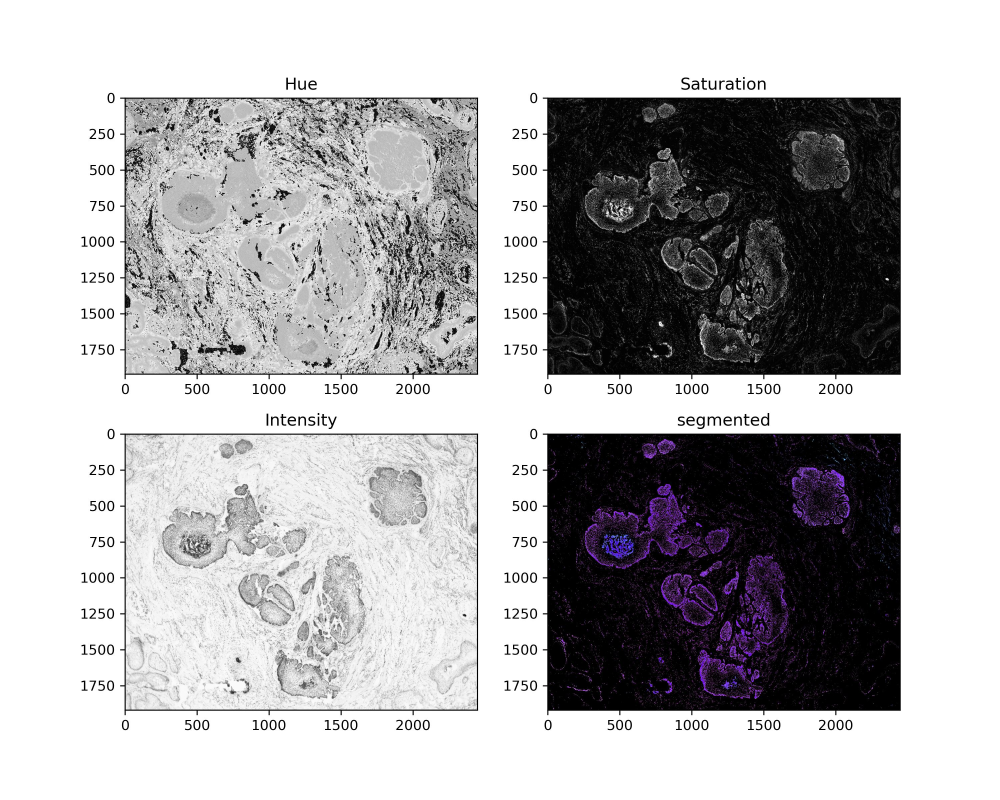
#> input picture HW4/r12921059/images/2_color_segmentation_sol1.jpg, 3000 x 2400 px, given in place of steak.jpg, which was not available (shown at 1/3 size)
$ python p1.py   (Python 2 division)
#> lines starting #> are read from the running program, lines starting #| are printed output that depends on the picture; pictures that were not available may be replaced by others from this repository, and a replacement may not be noted
#> further down, origin_img is the input picture: shape (2400, 3000, 3); mean B, G, R 181.1, 179.7, 180.5
import numpy as np
import cv2
from matplotlib import pyplot as plt

def plot_two_histo(origin_img, processed_img, process_title):
    file_name = "./images/1_comparison_steak.jpg"

    plt.subplot(1, 2, 1)
    plt.title('origin_img')
    plt.axis('off')
    plt.imshow(cv2.cvtColor(origin_img, cv2.COLOR_BGR2RGB))

    plt.subplot(1, 2, 2)
    plt.title(process_title)
    plt.axis('off')
    plt.imshow(cv2.cvtColor(processed_img, cv2.COLOR_BGR2RGB))
    plt.savefig(file_name, bbox_inches='tight', dpi=800)
    plt.show()
    return

# [10 lines left out: function contrast_limited_AHE, not called in this run]

def unsharp_mask(img, k):

    img = cv2.cvtColor(img.astype(np.uint8), cv2.COLOR_BGR2HSV)
    h, s, v = cv2.split(img)
    median_v = cv2.medianBlur(v, 13)

    # output = (1+k)*origin - k*blurred
    v = cv2.addWeighted(v, 1+k, median_v, -k, 0)
    enhanced_img = cv2.merge((h,s,v))
    enhanced_img = cv2.cvtColor(enhanced_img, cv2.COLOR_HSV2BGR)

    return enhanced_img

def histogram_equalize(img):

    img = cv2.cvtColor(img.astype(np.uint8), cv2.COLOR_BGR2HSV)
#> img: shape (2400, 3000, 3); mean H, S, V 5.6, 8, 182.2
    h, s, v = cv2.split(img)
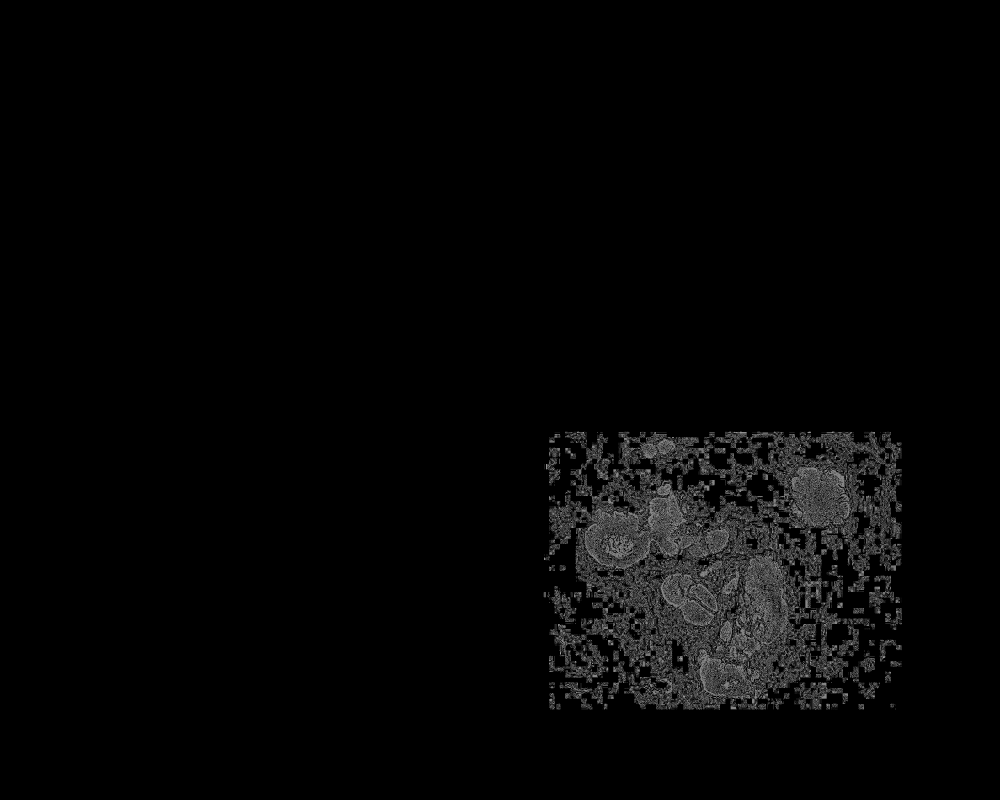
#> h: shape (2400, 3000) (shown at 1/3 size); min 0, max 179, mean 5.6
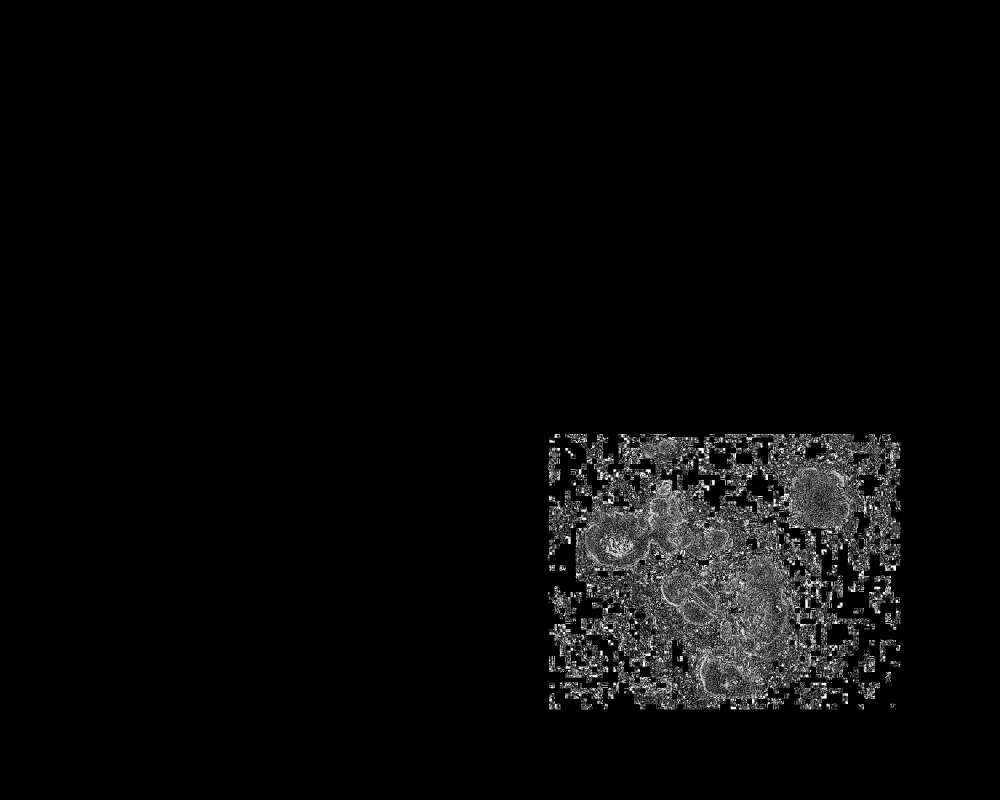
#> s: shape (2400, 3000) (shown at 1/3 size); min 0, max 255, mean 8

    v=cv2.equalizeHist(v)
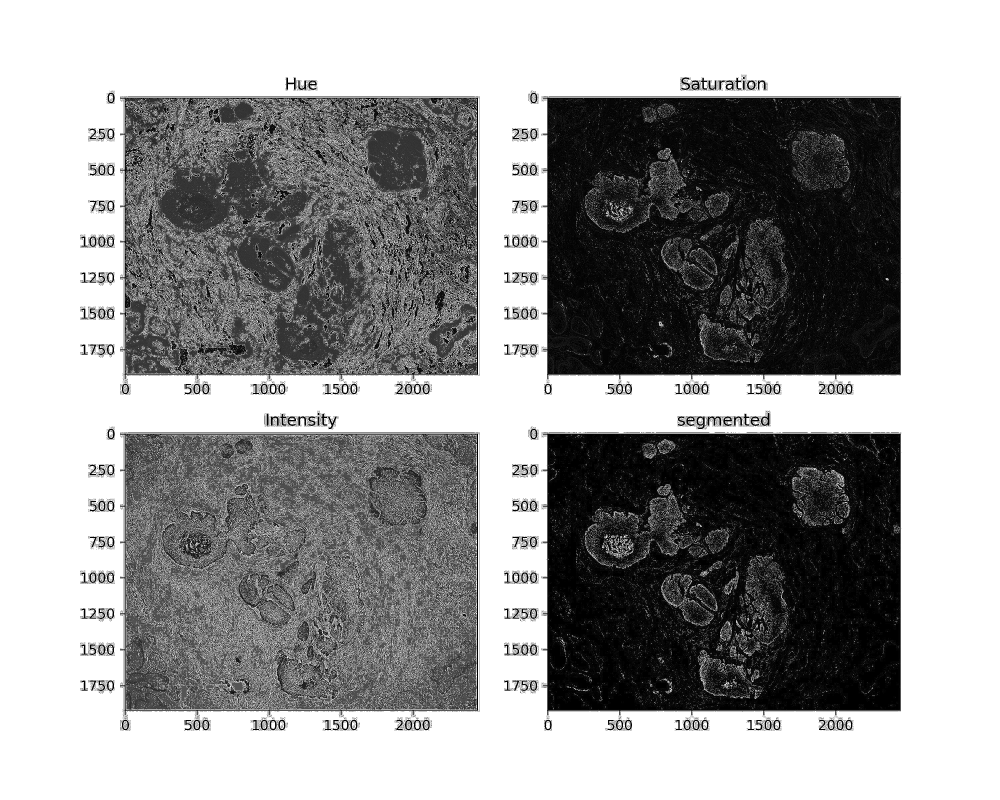
#> v: shape (2400, 3000) (shown at 1/3 size); min 0, max 255, mean 155.8
    enhanced_img = cv2.merge((h,s,v))
#> enhanced_img: shape (2400, 3000, 3); mean H, S, V 5.6, 8, 155.8
    enhanced_img = cv2.cvtColor(enhanced_img, cv2.COLOR_HSV2BGR)
#> in unsharp_mask, `median_v = cv2.medianBlur(v, 13)`:
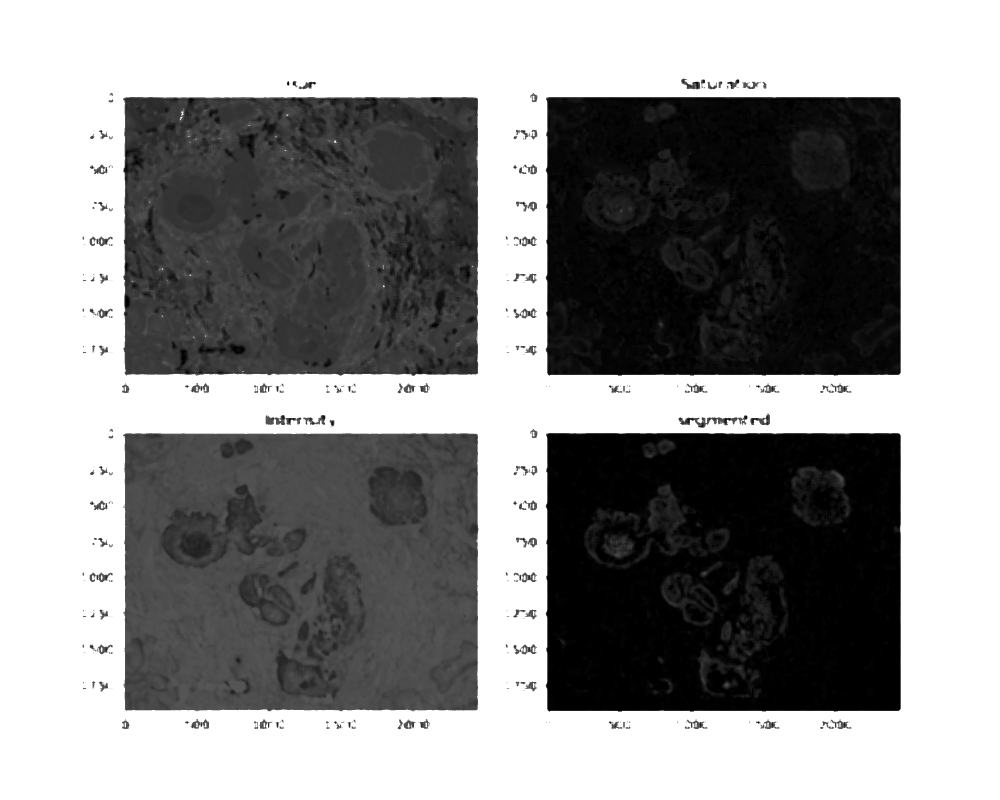
#> median_v: shape (2400, 3000) (shown at 1/3 size); min 0, max 255, mean 146.2

    return enhanced_img

def gamma_transformation(origin_img, gamma):
    origin_img = origin_img.astype(np.uint8)

    # 把對應的值畫成table，之後直接查表
    gamma_table = np.array(
        [((i / 255.0) ** gamma) * 255 for i in np.arange(0, 256)]).astype(np.uint8)
    output_img = cv2.LUT(origin_img, gamma_table)

    return output_img

def enhance_meaty_part(img, gamma):
    b, g, r = cv2.split(img)
    r = gamma_transformation(r, gamma)
    enhanced_img = cv2.merge((b, g, r))

    return enhanced_img

def sharpen(img):

    kernel = np.array([[0, -1, 0],
                       [-1, 5, -1],
                       [0, -1, 0]])

    img = cv2.cvtColor(img.astype(np.uint8), cv2.COLOR_BGR2HSV)
    h, s, v = cv2.split(img)

    v = cv2.filter2D(v, -1, kernel)

    enhanced_img = cv2.merge((h,s,v))
    enhanced_img = cv2.cvtColor(enhanced_img.astype(np.uint8), cv2.COLOR_HSV2BGR)

    return enhanced_img

def brightness_contrast(img, brightness, contrast):
    # 調整圖片的brightness和contrast
#> called with brightness = 5, contrast = 15
    img = cv2.cvtColor(img.astype(np.uint8), cv2.COLOR_BGR2HSV)
#> img: shape (2400, 3000, 3); mean H, S, V 5.6, 8.3, 155.8
    h, s, v = cv2.split(img)

    v = v * (contrast/127+1) - contrast + brightness
    v = np.clip(v, 0, 255).astype(np.uint8)

    enhanced_img = cv2.merge((h,s,v))
#> enhanced_img: shape (2400, 3000, 3); mean H, S, V 5.6, 8.3, 190.6
    enhanced_img = cv2.cvtColor(enhanced_img.astype(np.uint8), cv2.COLOR_HSV2BGR)

    return enhanced_img


if __name__ == "__main__":
    origin_img = cv2.imread(
        "./images/steak.jpg", cv2.IMREAD_COLOR)
    origin_img = np.float32(origin_img)

    # sharpen img with a 3*3 kernel
    enhanced_img = sharpen(origin_img)

    # histogram equalization or clahe
    # enhanced_img = contrast_limited_AHE(enhanced_img)
    enhanced_img = histogram_equalize(enhanced_img)

    # unsharp mask
    enhanced_img = unsharp_mask(enhanced_img, 0.1)

    # adjust brightness and contrast
    enhanced_img = brightness_contrast(enhanced_img, 5, 15)

    # add a reddish tone to the image to make the steak more meaty
    enhanced_img = enhance_meaty_part(enhanced_img, 0.85)
#> in gamma_transformation, `output_img = cv2.LUT(origin_img, gamma_table)`:
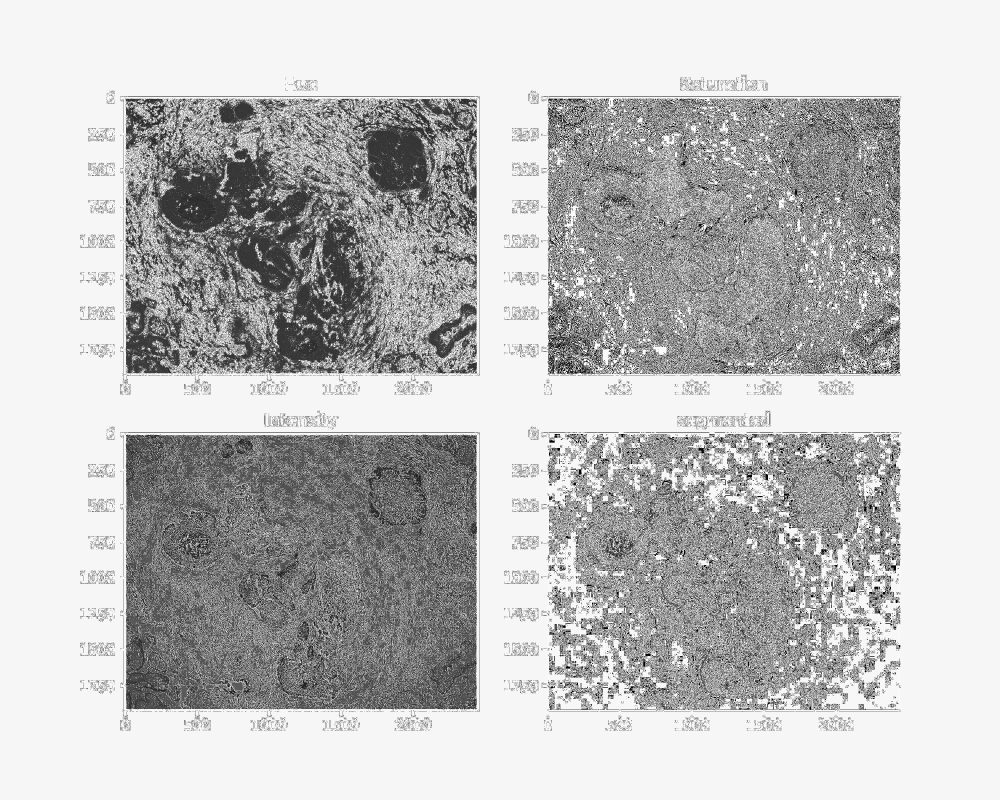
#> output_img: shape (2400, 3000) (shown at 1/3 size); min 0, max 255, mean 192

    plot_two_histo(origin_img.astype(np.uint8), enhanced_img.astype(np.uint8), "enhanced_steak")
#> in plot_two_histo, `plt.savefig(file_name, bbox_inches='tight', dpi=800)`:
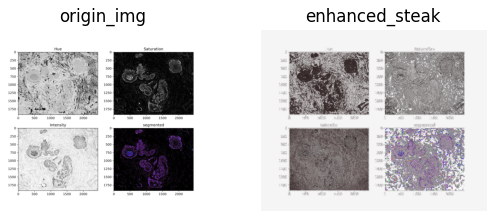
#> figure drawn by matplotlib, 2 panels
    cv2.imwrite('./images/1_steak.jpg', enhanced_img)

$ run again, on HW4/r12921059/images/2_color_segmentation_sol2.jpg
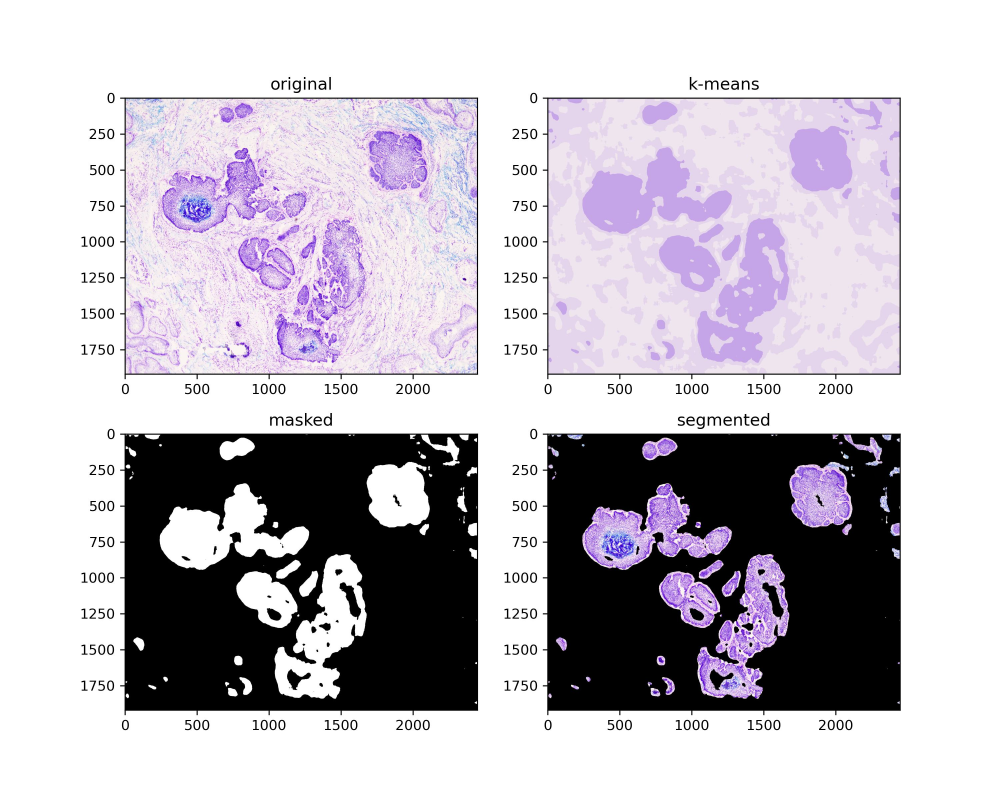
#> input picture HW4/r12921059/images/2_color_segmentation_sol2.jpg, 3000 x 2400 px, given in place of steak.jpg, which was not available (shown at 1/3 size)
#> origin_img is the input picture: shape (2400, 3000, 3); mean B, G, R 197.3, 189.2, 194.2
#> in enhance_meaty_part, `b, g, r = cv2.split(img)`:
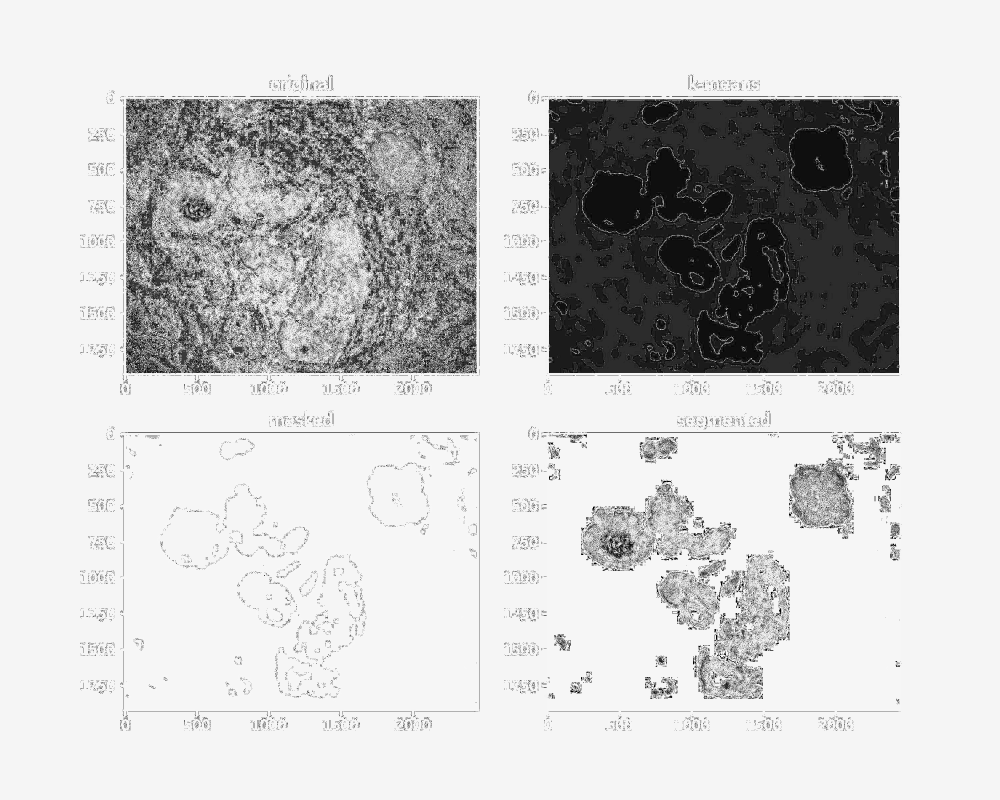
#> r: shape (2400, 3000) (shown at 1/3 size); min 0, max 255, mean 203.7
#> in plot_two_histo, `plt.savefig(file_name, bbox_inches='tight', dpi=800)`:
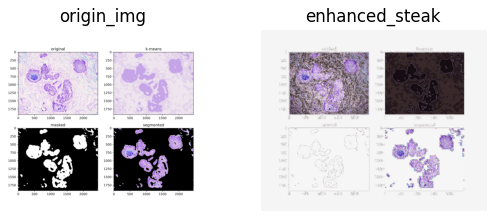
#> figure drawn by matplotlib, 2 panels

$ run again, on HW4/r12921059/images/2_comparison_cell.jpg
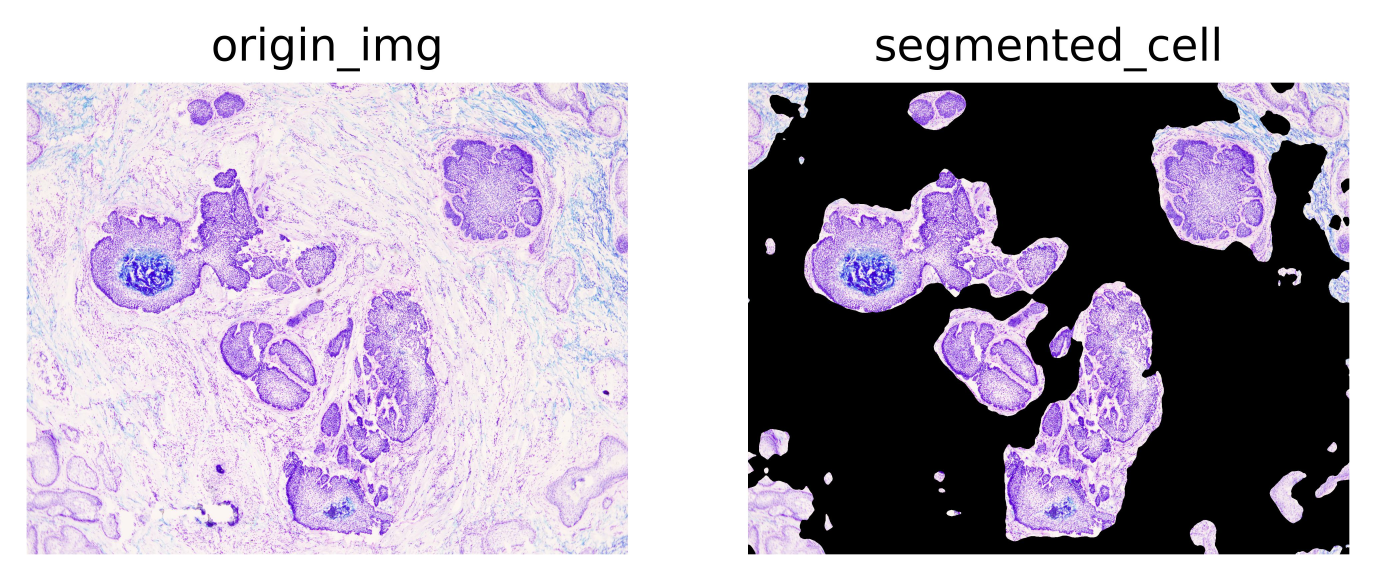
#> input picture HW4/r12921059/images/2_comparison_cell.jpg, 4127 x 1743 px, given in place of steak.jpg, which was not available (shown at 1/3 size)
#> origin_img is the input picture: shape (1743, 4127, 3); mean B, G, R 182.2, 166.8, 176.1
#> in brightness_contrast, `h, s, v = cv2.split(img)`:
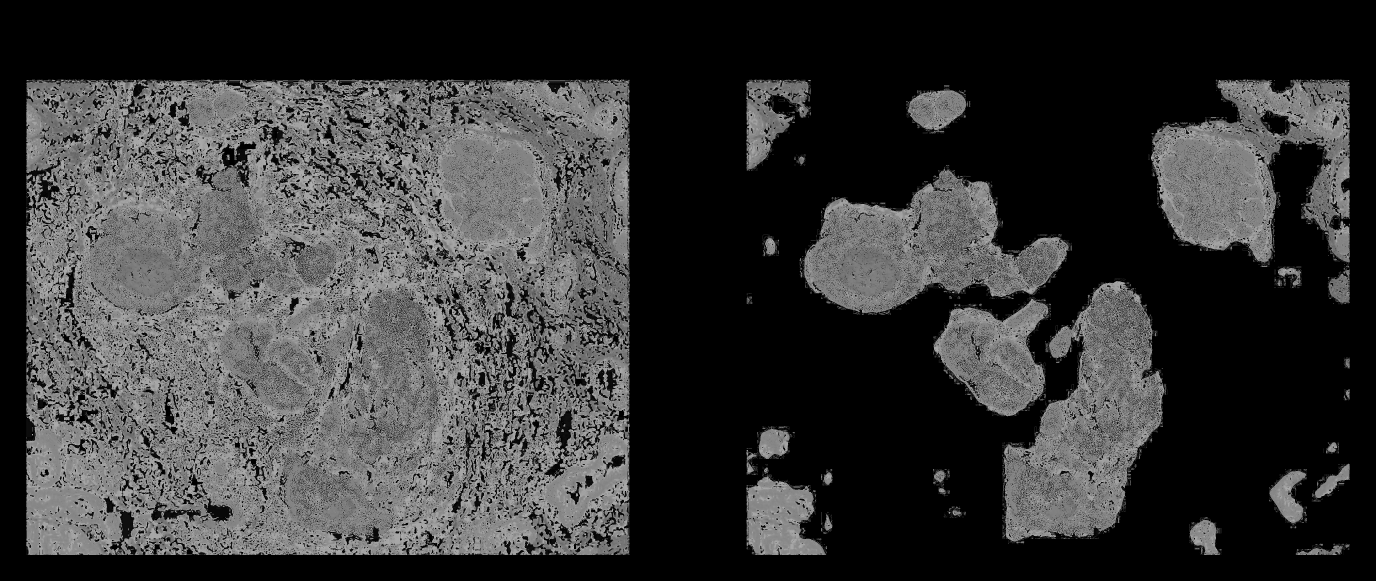
#> h: shape (1743, 4127) (shown at 1/3 size); min 0, max 179, mean 55.3
#> in enhance_meaty_part, `b, g, r = cv2.split(img)`:
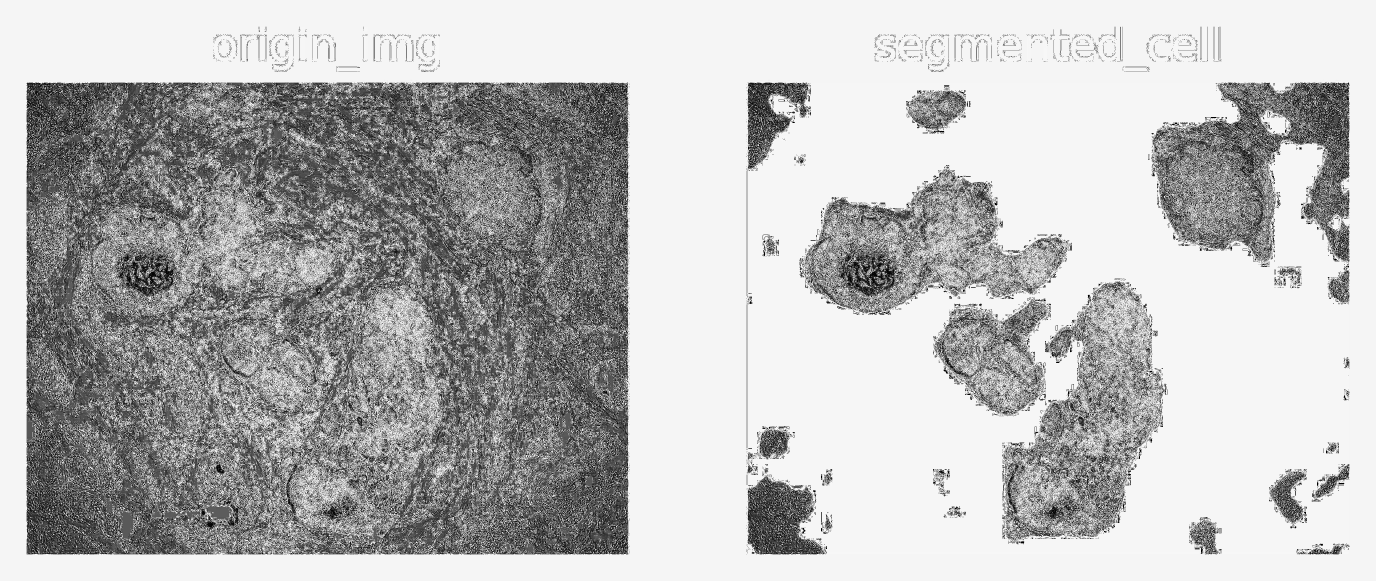
#> r: shape (1743, 4127) (shown at 1/3 size); min 0, max 255, mean 185.6
